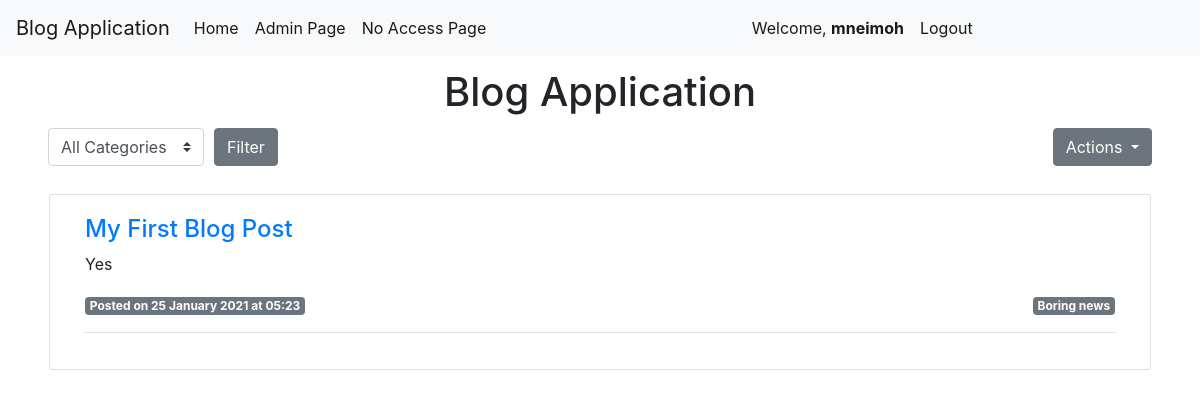
The app's page / (signed in) with its own data.
### blogapp/models.py (models this page shows, shortened)
class Post(models.Model):
    title = models.CharField(max_length=255)
    author = models.ForeignKey(User, on_delete=models.CASCADE)
    body = models.TextField(blank=True)
    snippet = models.TextField()
    post_date = models.DateTimeField(auto_now_add=True)
    category = models.ForeignKey('Category', null=True, on_delete=models.SET_NULL)
    visible = models.BooleanField(default=False)
    likes = models.IntegerField(default=0)
    locked = models.BooleanField(default=False)

class Category(models.Model):
    name = models.CharField(max_length=128)
    def __str__(self):
        return self.name
    class Meta:
        verbose_name_plural = "categories"

### blogapp/views.py (the view)
# urls.py: path('', views.MainView, name='MainView'),
def MainView(request):
    posts = Post.objects.filter(visible=True)
    categories = Category.objects.all()
    category = ''
    if request.method == 'GET':
        if 'category' in request.GET:
            category = request.GET['category']
            if category != 'All':
                posts = Post.objects.filter(category__name=category, visible=True)
    ctx = {'posts' : posts.order_by('-post_date'), 'category' : category, 'categories' : categories}
    return render(request, 'blogapp/mainview.html', ctx)

### blogapp/templates/blogapp/mainview.html (shortened to what this page needs)
{% extends "base.html" %}
{% block header %} Blog Application {% endblock %}
{% block content %}
    <div class="row">
        <div class="col">
            <div class="d-inline-block">
				<form method="GET">
					<div class="form-row align-items-center">
						<div class="col-auto my-1">
							<select class="custom-select mr-sm-2" name="category">
								<option value='All'>All Categories</option>
							</select>
						</div>
						<div class="col-auto my-1">
							<button type="submit" class="btn btn-secondary">Filter</button>
						</div>
					</div>
				</form>
			</div>
			<div class="float-right my-1">
				<div class="btn-group">
					<button type="button" class="btn btn-secondary dropdown-toggle" data-toggle="dropdown" aria-haspopup="true" aria-expanded="false">
						Actions
					</button>
				</div>
			</div>
		</div>
	</div>
		<div style="height: 0.5em; width: auto;"></div>
	<div class="row">
		<div style="margin: 1em; width: 100%;">
			<div class="card">
				<div class="card-body">
						<div class="col-md-12">
							{% for post in posts %}
								<h4><a href="{% url 'blog:PostDetailView' post.pk %}">{{ post.title }}</a></h4>
								<p class="text-justify">{{ post.snippet }}</p>
								<div>
									<span class="badge badge-secondary">
										Posted on {{ post.post_date|date:'d F Y'}} at {{ post.post_date|date:'H:i' }}
									</span>
									<div class="float-right">
										<span class="badge badge-secondary">{{ post.category }}</span>
									</div>
								</div>
								<hr>
							{% endfor %}
						</div>
				</div>
			</div>
		</div>
	</div>
{% endblock %}

### blogapp/templates/base.html (shortened to what this page needs)
<!doctype html>
<html lang="en">
  <head>
    <link rel="stylesheet" href="https://cdn.jsdelivr.net/npm/bootstrap@4.5.3/dist/css/bootstrap.min.css">
  </head>
    <nav class="navbar navbar-expand-lg navbar-light bg-light">
        <a class="navbar-brand" href="{% url 'blog:MainView' %}">Blog Application</a>
        <div class="collapse navbar-collapse" id="navbarNavAltMarkup">
          <div class="navbar-nav">
            <a class="nav-link active" href="{% url 'blog:MainView' %}">Home <span class="sr-only">(current)</span></a>
            <a class="nav-link active" href="{% url 'admin:index' %}">Admin Page <span class="sr-only">(current)</span></a>
            <a class="nav-link active" href="{% url 'blog:NoAccess' %}">No Access Page <span class="sr-only">(current)</span></a>
          </div>
          <ul class="nav navbar-nav navbar-right">
            {% if not request.user.is_authenticated %}
              <li><a class="nav-link active" href="{% url 'blog:LoginView' %}">Login <span class="sr-only">(current)</span></a></li>
            {% else %}
              <li><a class="nav-link active" href="#">Welcome, <b>{{ request.user }}</b><span class="sr-only">(current)</span></a></li>
              <li><a class="nav-link active" href="{% url 'blog:LogoutView' %}">Logout <span class="sr-only">(current)</span></a></li>
            {% endif %}
          </ul>
        </div>
    </nav>
    <div style="margin-left: 4%; margin-right: 4%; margin-top: 1%;">
      <h1 class="text-center">{% block header %} {% endblock %}</h1>
      {% block content %}
      {% endblock %}
    </div>
  </body>
</html>

### records on screen
Post: title "My First Blog Post", snippet "Yes", post_date "25 January 2021", post_date "05:23", category "Boring news"

### other values on screen
{{ request.user }} "mneimoh"
